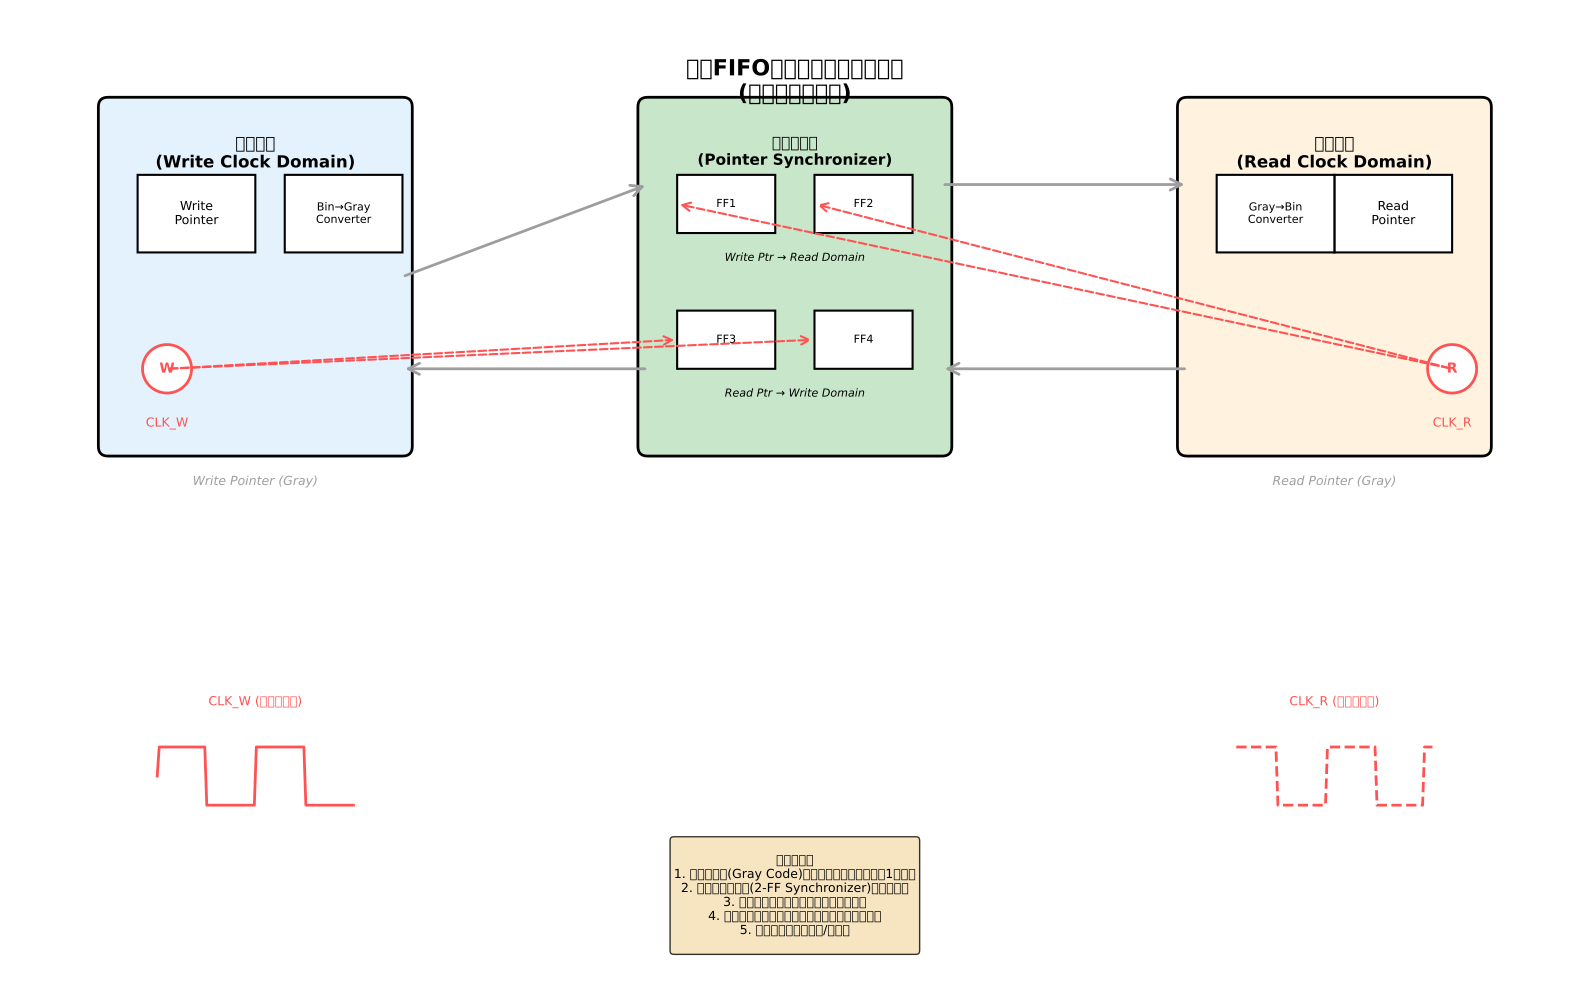

The Python source for this figure:
#!/usr/bin/env python3
"""
异步FIFO指针同步器原理示意图
假设两边的时钟是同频不同步的
"""

import matplotlib.pyplot as plt
import matplotlib.patches as mpatches
from matplotlib.patches import FancyBboxPatch, FancyArrowPatch, Circle, Rectangle
import numpy as np

# 设置中文字体
plt.rcParams['font.sans-serif'] = ['DejaVu Sans', 'Arial Unicode MS', 'SimHei']
plt.rcParams['axes.unicode_minus'] = False

fig, ax = plt.subplots(1, 1, figsize=(16, 10))
ax.set_xlim(0, 16)
ax.set_ylim(0, 10)
ax.axis('off')

# 定义颜色
color_write_domain = '#E3F2FD'  # 浅蓝色 - 写时钟域
color_read_domain = '#FFF3E0'   # 浅橙色 - 读时钟域
color_sync = '#C8E6C9'          # 浅绿色 - 同步器
color_clock = '#FF5252'         # 红色 - 时钟信号
color_data = '#2196F3'          # 蓝色 - 数据信号
color_gray = '#9E9E9E'          # 灰色 - 格雷码

# ========== 写时钟域 (左侧) ==========
write_x = 1
write_y = 5.5
write_width = 3
write_height = 3.5

write_box = FancyBboxPatch((write_x, write_y), write_width, write_height,
                           boxstyle="round,pad=0.1", 
                           facecolor=color_write_domain,
                           edgecolor='black', linewidth=2)
ax.add_patch(write_box)
ax.text(write_x + write_width/2, write_y + write_height - 0.3, 
        '写时钟域\n(Write Clock Domain)', 
        ha='center', va='top', fontsize=12, weight='bold')

# 写指针计数器
write_ptr_x = write_x + 0.3
write_ptr_y = write_y + 2
write_ptr_box = Rectangle((write_ptr_x, write_ptr_y), 1.2, 0.8,
                         facecolor='white', edgecolor='black', linewidth=1.5)
ax.add_patch(write_ptr_box)
ax.text(write_ptr_x + 0.6, write_ptr_y + 0.4, 'Write\nPointer', 
        ha='center', va='center', fontsize=9)

# 二进制到格雷码转换
gray_conv_x = write_x + 1.8
gray_conv_y = write_y + 2
gray_conv_box = Rectangle((gray_conv_x, gray_conv_y), 1.2, 0.8,
                          facecolor='white', edgecolor='black', linewidth=1.5)
ax.add_patch(gray_conv_box)
ax.text(gray_conv_x + 0.6, gray_conv_y + 0.4, 'Bin→Gray\nConverter', 
        ha='center', va='center', fontsize=8)

# 写时钟
write_clk_x = write_x + 0.3
write_clk_y = write_y + 0.5
write_clk_circle = Circle((write_clk_x + 0.3, write_clk_y + 0.3), 0.25,
                         facecolor='white', edgecolor=color_clock, linewidth=2)
ax.add_patch(write_clk_circle)
ax.text(write_clk_x + 0.3, write_clk_y + 0.3, 'W', ha='center', va='center', 
        fontsize=10, weight='bold', color=color_clock)
ax.text(write_clk_x + 0.3, write_clk_y - 0.2, 'CLK_W', ha='center', va='top', 
        fontsize=9, color=color_clock)

# 写指针格雷码输出
write_gray_x = write_x + write_width/2
write_gray_y = write_y - 0.3
ax.text(write_gray_x, write_gray_y, 'Write Pointer (Gray)', 
        ha='center', va='top', fontsize=9, style='italic', color=color_gray)

# ========== 读时钟域 (右侧) ==========
read_x = 12
read_y = 5.5
read_width = 3
read_height = 3.5

read_box = FancyBboxPatch((read_x, read_y), read_width, read_height,
                         boxstyle="round,pad=0.1", 
                         facecolor=color_read_domain,
                         edgecolor='black', linewidth=2)
ax.add_patch(read_box)
ax.text(read_x + read_width/2, read_y + read_height - 0.3, 
        '读时钟域\n(Read Clock Domain)', 
        ha='center', va='top', fontsize=12, weight='bold')

# 读指针计数器
read_ptr_x = read_x + 1.5
read_ptr_y = write_y + 2
read_ptr_box = Rectangle((read_ptr_x, read_ptr_y), 1.2, 0.8,
                        facecolor='white', edgecolor='black', linewidth=1.5)
ax.add_patch(read_ptr_box)
ax.text(read_ptr_x + 0.6, read_ptr_y + 0.4, 'Read\nPointer', 
        ha='center', va='center', fontsize=9)

# 格雷码到二进制转换
gray_conv_r_x = read_x + 0.3
gray_conv_r_y = write_y + 2
gray_conv_r_box = Rectangle((gray_conv_r_x, gray_conv_r_y), 1.2, 0.8,
                            facecolor='white', edgecolor='black', linewidth=1.5)
ax.add_patch(gray_conv_r_box)
ax.text(gray_conv_r_x + 0.6, gray_conv_r_y + 0.4, 'Gray→Bin\nConverter', 
        ha='center', va='center', fontsize=8)

# 读时钟
read_clk_x = read_x + 2.4
read_clk_y = write_y + 0.5
read_clk_circle = Circle((read_clk_x + 0.3, read_clk_y + 0.3), 0.25,
                        facecolor='white', edgecolor=color_clock, linewidth=2)
ax.add_patch(read_clk_circle)
ax.text(read_clk_x + 0.3, read_clk_y + 0.3, 'R', ha='center', va='center', 
        fontsize=10, weight='bold', color=color_clock)
ax.text(read_clk_x + 0.3, read_clk_y - 0.2, 'CLK_R', ha='center', va='top', 
        fontsize=9, color=color_clock)

# 读指针格雷码输出
read_gray_x = read_x + read_width/2
read_gray_y = write_y - 0.3
ax.text(read_gray_x, read_gray_y, 'Read Pointer (Gray)', 
        ha='center', va='top', fontsize=9, style='italic', color=color_gray)

# ========== 同步器 (中间) ==========
sync_x = 6.5
sync_y = 5.5
sync_width = 3
sync_height = 3.5

sync_box = FancyBboxPatch((sync_x, sync_y), sync_width, sync_height,
                         boxstyle="round,pad=0.1", 
                         facecolor=color_sync,
                         edgecolor='black', linewidth=2)
ax.add_patch(sync_box)
ax.text(sync_x + sync_width/2, sync_y + sync_height - 0.3, 
        '指针同步器\n(Pointer Synchronizer)', 
        ha='center', va='top', fontsize=11, weight='bold')

# 双触发器同步器 (写指针同步到读时钟域)
sync1_x = sync_x + 0.3
sync1_y = sync_y + 2.2
sync1_box = Rectangle((sync1_x, sync1_y), 1, 0.6,
                     facecolor='white', edgecolor='black', linewidth=1.5)
ax.add_patch(sync1_box)
ax.text(sync1_x + 0.5, sync1_y + 0.3, 'FF1', ha='center', va='center', fontsize=8)

sync2_x = sync_x + 1.7
sync2_y = sync_y + 2.2
sync2_box = Rectangle((sync2_x, sync2_y), 1, 0.6,
                     facecolor='white', edgecolor='black', linewidth=1.5)
ax.add_patch(sync2_box)
ax.text(sync2_x + 0.5, sync2_y + 0.3, 'FF2', ha='center', va='center', fontsize=8)

ax.text(sync_x + sync_width/2, sync1_y - 0.2, 'Write Ptr → Read Domain', 
        ha='center', va='top', fontsize=8, style='italic')

# 双触发器同步器 (读指针同步到写时钟域)
sync3_x = sync_x + 0.3
sync3_y = sync_y + 0.8
sync3_box = Rectangle((sync3_x, sync3_y), 1, 0.6,
                     facecolor='white', edgecolor='black', linewidth=1.5)
ax.add_patch(sync3_box)
ax.text(sync3_x + 0.5, sync3_y + 0.3, 'FF3', ha='center', va='center', fontsize=8)

sync4_x = sync_x + 1.7
sync4_y = sync_y + 0.8
sync4_box = Rectangle((sync4_x, sync4_y), 1, 0.6,
                     facecolor='white', edgecolor='black', linewidth=1.5)
ax.add_patch(sync4_box)
ax.text(sync4_x + 0.5, sync4_y + 0.3, 'FF4', ha='center', va='center', fontsize=8)

ax.text(sync_x + sync_width/2, sync3_y - 0.2, 'Read Ptr → Write Domain', 
        ha='center', va='top', fontsize=8, style='italic')

# ========== 箭头连接 ==========
# 写指针到同步器
arrow1 = FancyArrowPatch((write_x + write_width, write_y + write_height/2),
                        (sync_x, sync_y + sync_height - 0.8),
                        arrowstyle='->', mutation_scale=20, 
                        linewidth=2, color=color_gray, zorder=1)
ax.add_patch(arrow1)

# 同步器到读时钟域
arrow2 = FancyArrowPatch((sync_x + sync_width, sync_y + sync_height - 0.8),
                        (read_x, read_y + read_height - 0.8),
                        arrowstyle='->', mutation_scale=20, 
                        linewidth=2, color=color_gray, zorder=1)
ax.add_patch(arrow2)

# 读指针到同步器
arrow3 = FancyArrowPatch((read_x, read_y + 0.8),
                        (sync_x + sync_width, sync_y + 0.8),
                        arrowstyle='->', mutation_scale=20, 
                        linewidth=2, color=color_gray, zorder=1)
ax.add_patch(arrow3)

# 同步器到写时钟域
arrow4 = FancyArrowPatch((sync_x, read_y + 0.8),
                        (write_x + write_width, write_y + 0.8),
                        arrowstyle='->', mutation_scale=20, 
                        linewidth=2, color=color_gray, zorder=1)
ax.add_patch(arrow4)

# 时钟信号到同步器
# 写时钟到同步器FF3, FF4
arrow_clk_w1 = FancyArrowPatch((write_clk_x + 0.3, write_clk_y + 0.3),
                              (sync3_x, sync3_y + 0.3),
                              arrowstyle='->', mutation_scale=15, 
                              linewidth=1.5, color=color_clock, 
                              linestyle='--', zorder=1)
ax.add_patch(arrow_clk_w1)

arrow_clk_w2 = FancyArrowPatch((write_clk_x + 0.3, write_clk_y + 0.3),
                              (sync4_x, sync4_y + 0.3),
                              arrowstyle='->', mutation_scale=15, 
                              linewidth=1.5, color=color_clock, 
                              linestyle='--', zorder=1)
ax.add_patch(arrow_clk_w2)

# 读时钟到同步器FF1, FF2
arrow_clk_r1 = FancyArrowPatch((read_clk_x + 0.3, read_clk_y + 0.3),
                              (sync1_x, sync1_y + 0.3),
                              arrowstyle='->', mutation_scale=15, 
                              linewidth=1.5, color=color_clock, 
                              linestyle='--', zorder=1)
ax.add_patch(arrow_clk_r1)

arrow_clk_r2 = FancyArrowPatch((read_clk_x + 0.3, read_clk_y + 0.3),
                              (sync2_x, sync2_y + 0.3),
                              arrowstyle='->', mutation_scale=15, 
                              linewidth=1.5, color=color_clock, 
                              linestyle='--', zorder=1)
ax.add_patch(arrow_clk_r2)

# ========== 时钟波形示意图 (底部) ==========
wave_y = 1.5
wave_height = 1.2

# 写时钟波形
wave_w_x_start = write_x + 0.5
wave_w_x_end = write_x + write_width - 0.5
wave_w_period = (wave_w_x_end - wave_w_x_start) / 2
wave_w_points = 100
wave_w_x = np.linspace(wave_w_x_start, wave_w_x_end, wave_w_points)
wave_w_y = wave_y + wave_height/2 + wave_height/4 * np.sign(np.sin(2 * np.pi * 2 * (wave_w_x - wave_w_x_start) / (wave_w_x_end - wave_w_x_start)))
ax.plot(wave_w_x, wave_w_y, color=color_clock, linewidth=2)
ax.text(wave_w_x_start + (wave_w_x_end - wave_w_x_start)/2, wave_y + wave_height + 0.1,
        'CLK_W (同频不同相)', ha='center', va='bottom', fontsize=9, color=color_clock)

# 读时钟波形 (相位偏移)
wave_r_x_start = read_x + 0.5
wave_r_x_end = read_x + read_width - 0.5
wave_r_period = (wave_r_x_end - wave_r_x_start) / 2
wave_r_points = 100
wave_r_x = np.linspace(wave_r_x_start, wave_r_x_end, wave_r_points)
# 相位偏移约30度
phase_offset = np.pi / 6
wave_r_y = wave_y + wave_height/2 + wave_height/4 * np.sign(np.sin(2 * np.pi * 2 * (wave_r_x - wave_r_x_start) / (wave_r_x_end - wave_r_x_start) + phase_offset))
ax.plot(wave_r_x, wave_r_y, color=color_clock, linewidth=2, linestyle='--')
ax.text(wave_r_x_start + (wave_r_x_end - wave_r_x_start)/2, wave_y + wave_height + 0.1,
        'CLK_R (同频不同相)', ha='center', va='bottom', fontsize=9, color=color_clock)

# ========== 说明文字 ==========
info_text = """
关键特性：
1. 使用格雷码(Gray Code)编码指针，确保每次只有1位变化
2. 双触发器同步器(2-FF Synchronizer)消除亚稳态
3. 同频不同步时钟：频率相同但相位不同
4. 写指针同步到读时钟域，读指针同步到写时钟域
5. 同步后的指针用于空/满判断
"""

ax.text(8, 0.3, info_text, ha='center', va='bottom', fontsize=9,
        bbox=dict(boxstyle='round', facecolor='wheat', alpha=0.8))

# 标题
ax.text(8, 9.5, '异步FIFO指针同步器原理示意图\n(同频不同步时钟)', 
        ha='center', va='top', fontsize=16, weight='bold')

plt.tight_layout()
plt.savefig('/workspace/async_fifo_pointer_sync_diagram.png', dpi=300, bbox_inches='tight')
plt.savefig('/workspace/async_fifo_pointer_sync_diagram.pdf', bbox_inches='tight')
print("示意图已生成: async_fifo_pointer_sync_diagram.png 和 .pdf")
